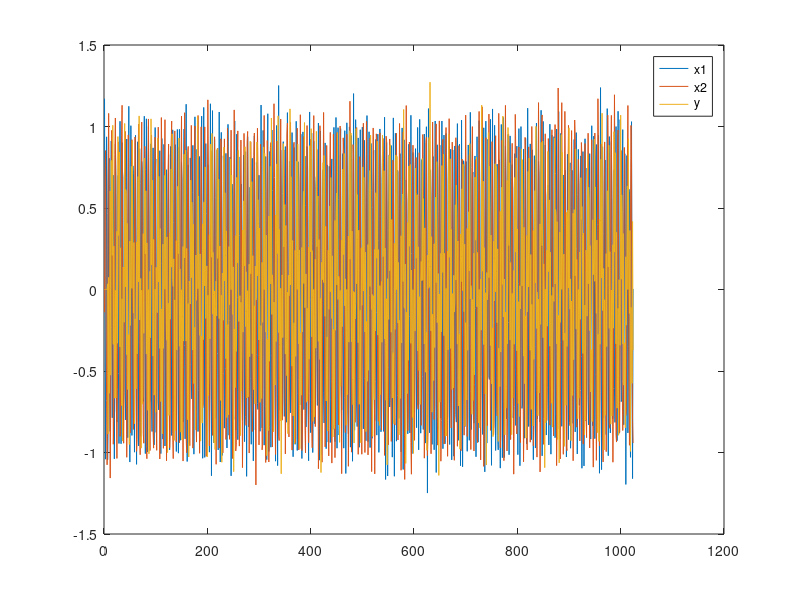
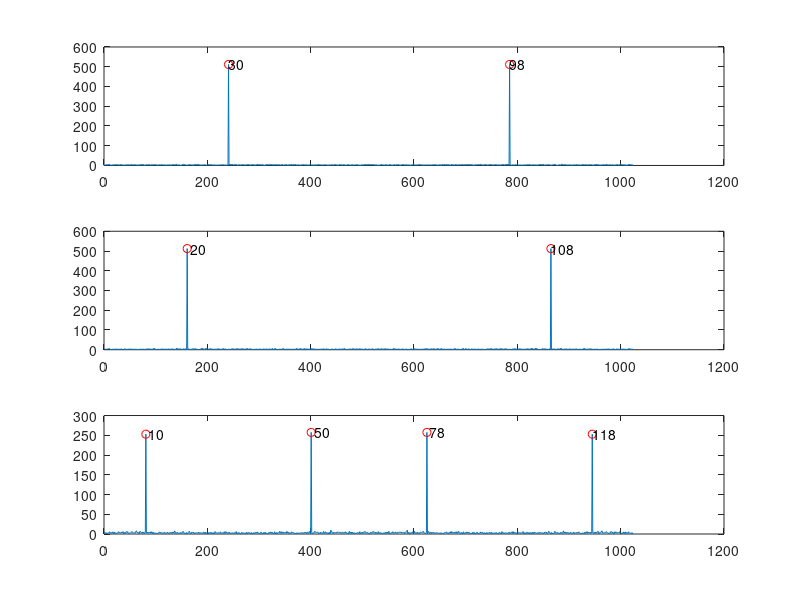

The MATLAB script that drew these images, in order: (Note: this script raises an error after producing the figures.)
close all;

%% Initialization
% Input (driving) frequencies (u = high, v = low)
% We'll evaluate cos(u)*sin(v) = [sin(u+v) + sin(u-v)]/2, so
% the default setting of u=30 and v=20 gives us input in the
% beta wave band and outputs in the alpha (30-20=10Hz) and
% gamma (30+20=50) wave bands.
u = 30;
v = 20;

% Some further frequencies to test if these yield any causality, picked as 
% prime numbers to ensure we don't inspect harmonics of the inputs/output.
testFrequencies = [ 7, 13, 23, 43, 59 ];

% General parameters
Fs = 128;
T = 1 / Fs;
samples = 1024;
shift = 5;

%% Series generation
x1 = zeros(1, samples);
x2 = zeros(1, samples);
y = zeros(1, samples);
tests = zeros(numel(testFrequencies), samples);

for i=1:samples
 t = (i - 1) * 2 * pi * T;
 x1(i) = cos(u*t)+normrnd(0,0.1);
 x2(i) = sin(v*t)+normrnd(0,0.1);
 
 if (i > 1 + shift)
    y(i) = x1(i-shift) * x2(i-shift);     
        
    % try the line below for a trivial linear causality on x1 and no 
    % dependence on x2, then Faes causality works quite perfectly.
    %y(i) = x1(i-shift) * 5;
    
    % with an additive linear causality depending on x1 and x2, the
    % y signal becomes too predictive by itself and basically becomes
    % autoregressive with the signal being the most significant predictor
    %y(i) = x1(i-shift) + x2(i-shift); 
 end
 
 for j1=1:numel(testFrequencies)
     tests(j1, i) = sin(testFrequencies(j1) * t);
 end
end

%% Series plot
figure;
plot(x1);
hold on;
plot(x2);
plot(y);
legend('x1', 'x2', 'y');

%% Frequency plots
figure;
subplot(3,1,1);
ft = abs(fft(x1));
plot(ft);
hold on;
[pks,locs] = findpeaks(ft, 'MinPeakHeight', 100);
plot(locs,pks,'ro');
text(locs+.02,pks,num2str(round(locs/samples*Fs)'))
subplot(3,1,2);
ft = abs(fft(x2));
plot(ft);
hold on;
[pks,locs] = findpeaks(ft, 'MinPeakHeight', 100);
plot(locs,pks,'ro');
text(locs+.02,pks,num2str(round(locs/samples*Fs)'))
subplot(3,1,3);
ft = abs(fft(y));
plot(ft);
hold on;
[pks,locs] = findpeaks(ft, 'MinPeakHeight', 100);
plot(locs,pks,'ro');
text(locs+.02,pks,num2str(round(locs/samples*Fs)'))

%% x1 -> y
[causality,xR2,isSignificant,sensitivity]=CNPMR(y,x1,x2,1,3,1,1,1,true,0.05)

%% x2 -> y
[causality,xR2,isSignificant,sensitivity]=CNPMR(y,x2,x1,1,3,1,1,1,true,0.05)

%% y -> x1
[causality,xR2,isSignificant,sensitivity]=CNPMR(x1,y,x2,1,3,1,1,1,true,0.05)

%% y -> x2
[causality,xR2,isSignificant,sensitivity]=CNPMR(x2,y,x1,1,3,1,1,1,true,0.05)

%% Now let's cut the signals up into alpha, beta and gamma bands to see
% if the method is able to find causalities across specific bands
order = 384;
alpha = designfilt('bandpassfir','FilterOrder',order,'StopbandFrequency1',7,'PassbandFrequency1',8,'PassbandFrequency2',12,'StopbandFrequency2',13,'SampleRate',Fs);
beta = designfilt('bandpassfir','FilterOrder',order,'StopbandFrequency1',11,'PassbandFrequency1',12,'PassbandFrequency2',40,'StopbandFrequency2',41,'SampleRate',Fs);
gamma = designfilt('bandpassfir','FilterOrder',order,'StopbandFrequency1',39,'PassbandFrequency1',40,'PassbandFrequency2',Fs/2-1,'StopbandFrequency2',Fs/2,'SampleRate',Fs);

x1a = filter(alpha, x1);
x1b = filter(beta, x1);
x1g = filter(gamma, x1);

ya = filter(alpha, y);
yb = filter(beta, y);
yg = filter(gamma, y);

% x1b -> ya, e.g. because of the trig identity, the beta band-filtered
% portion of the x1 signal should be predictive for the alpha band of y
[causality,xR2,isSignificant,sensitivity]=CNPMR(ya,x1b,[x1a;x1g],1,3,1,1,[1;1],true,0.05)

% conditional causality with x2 added to the system. now a significant
% causality is found.
[causality,xR2,isSignificant,sensitivity]=CNPMR(ya,x1b,[x1a;x1g;x2],1,3,1,1,[1;1;1],true,0.05)